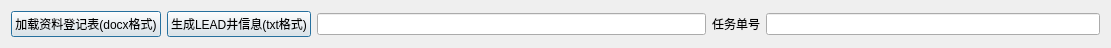
     <widget class="QWidget" name="layoutWidget">
      <property name="geometry">
       <rect>
        <x>20</x>
        <y>16</y>
        <width>1111</width>
        <height>34</height>
       </rect>
      </property>
      <property name="styleSheet">
       <string notr="true">font: 10pt &quot;黑体&quot;;</string>
      </property>
      <layout class="QGridLayout" name="gridLayout_24">
       <item row="0" column="1">
        <widget class="QLineEdit" name="lineEdit_5">
         <property name="styleSheet">
          <string notr="true">font: 10pt &quot;黑体&quot;;</string>
         </property>
        </widget>
       </item>
       <item row="0" column="0">
        <layout class="QHBoxLayout" name="horizontalLayout">
         <item>
          <widget class="QPushButton" name="pushButton">
           <property name="styleSheet">
            <string notr="true">font: 10pt &quot;黑体&quot;;</string>
           </property>
           <property name="text">
            <string>加载资料登记表(docx格式)</string>
           </property>
           <property name="default">
            <bool>true</bool>
           </property>
          </widget>
         </item>
         <item>
          <widget class="QPushButton" name="pushButton_3">
           <property name="styleSheet">
            <string notr="true">font: 10pt &quot;黑体&quot;;</string>
           </property>
           <property name="text">
            <string>生成LEAD井信息(txt格式)</string>
           </property>
           <property name="default">
            <bool>true</bool>
           </property>
          </widget>
         </item>
        </layout>
       </item>
       <item row="0" column="2">
        <layout class="QGridLayout" name="gridLayout_14">
         <item row="0" column="0">
          <widget class="QLabel" name="label_43">
           <property name="styleSheet">
            <string notr="true">font: 10pt &quot;黑体&quot;;</string>
           </property>
           <property name="text">
            <string>任务单号</string>
           </property>
          </widget>
         </item>
         <item row="0" column="1">
          <widget class="QLineEdit" name="lineEdit_19">
           <property name="styleSheet">
            <string notr="true">font: 10pt &quot;黑体&quot;;</string>
           </property>
           <property name="text">
            <string/>
           </property>
          </widget>
         </item>
        </layout>
       </item>
      </layout>
     </widget>
